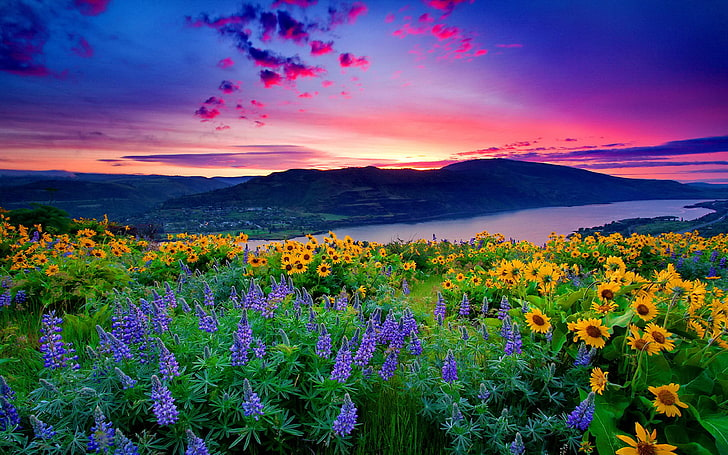
#> input picture lab_1/image.jpg, 728 x 455 px
$ jupyter execute MMROKZ_lab_1_Denysenko.ipynb
#> lines starting #> are read from the running program, lines starting #| are printed output that depends on the picture
# Лабораторна робота № 1
## Виконала Денисенко Анастасія, ФІ-21

[cell 1]
import cv2 as cv
import matplotlib.pyplot as plt
import numpy as np

### Вичитування зображення та переведення в RGB

[cell 2]
img = cv.imread("image.jpg")
#> img is the input picture: shape (455, 728, 3); mean B, G, R 98.1, 80.4, 79.1
img = cv.cvtColor(img, cv.COLOR_BGR2RGB)
plt.imshow(img)
plt.show()

### Поділ на канали

[cell 3]
red, green, blue = cv.split(img)
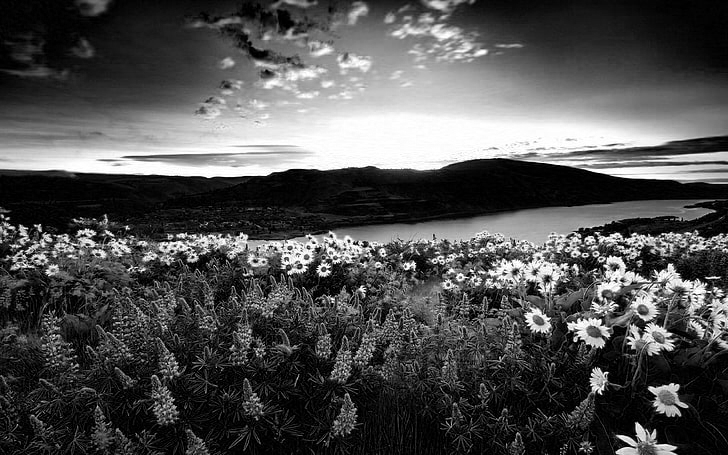
#> red: shape (455, 728); min 0, max 255, mean 79.1
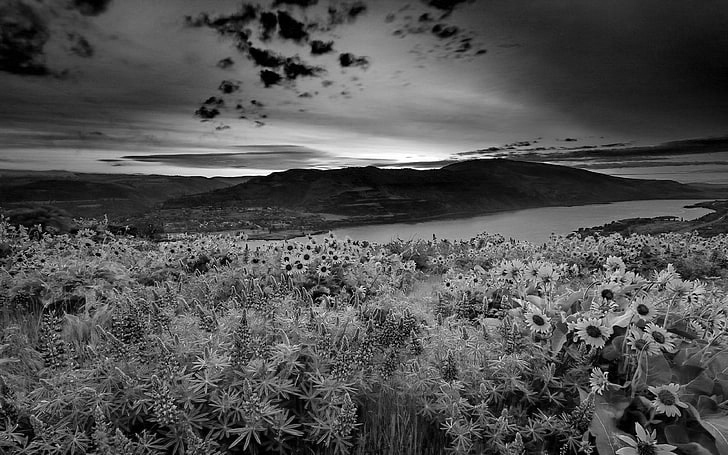
#> green: shape (455, 728); min 0, max 255, mean 80.4
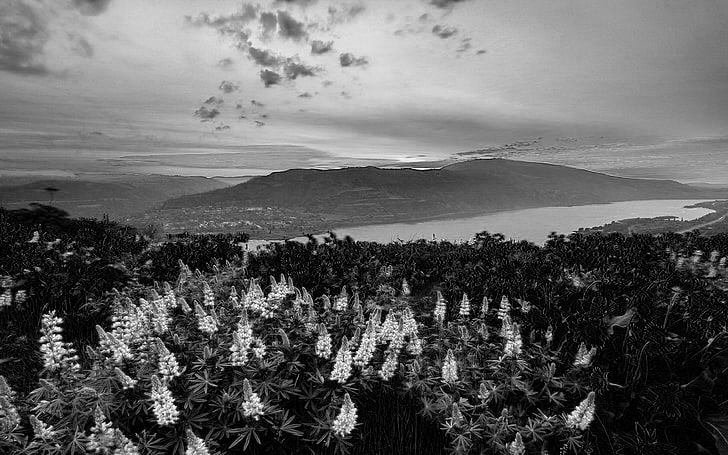
#> blue: shape (455, 728); min 0, max 255, mean 98.1

### Створення зображень в RGB, RBG, GRB, GBR

[cell 4]
rgb = cv.merge([red, green, blue])
rbg = cv.merge([red, blue, green])
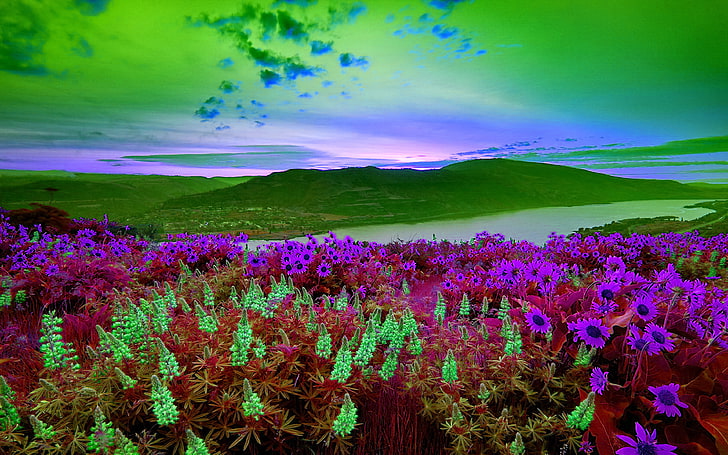
#> rbg: shape (455, 728, 3); mean of channels 0, 1, 2 79.1, 98.1, 80.4; drawn as B, G, R
grb = cv.merge([green, red, blue])
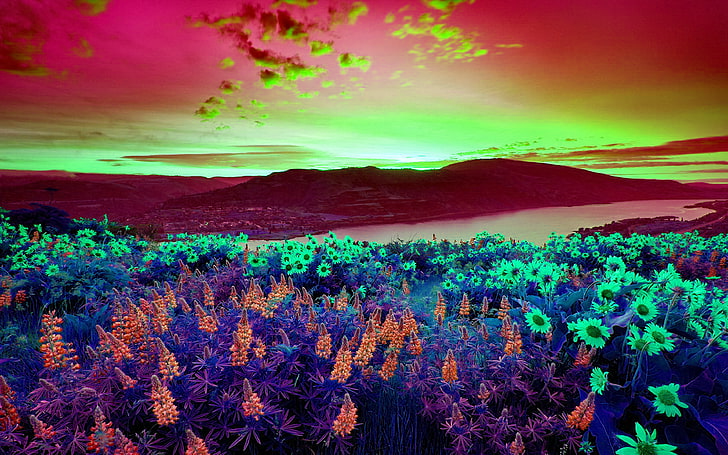
#> grb: shape (455, 728, 3); mean of channels 0, 1, 2 80.4, 79.1, 98.1; drawn as B, G, R
gbr = cv.merge([green, blue, red])
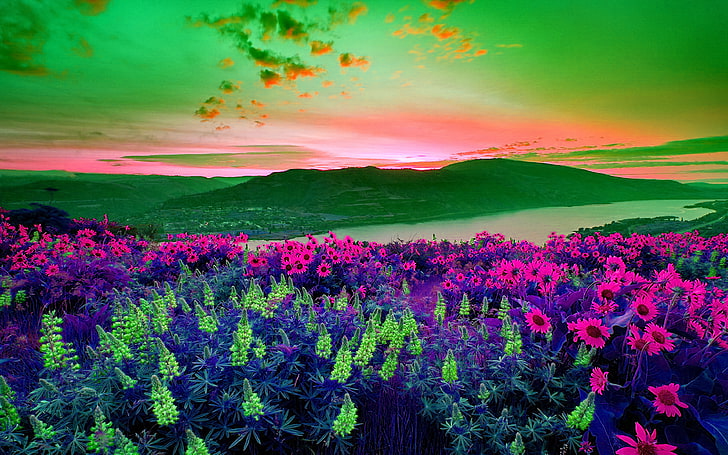
#> gbr: shape (455, 728, 3); mean of channels 0, 1, 2 80.4, 98.1, 79.1; drawn as B, G, R

### Обʼєднання оотриманих зображень в колаж

[cell 5]
half1 = np.hstack([rgb, rbg])
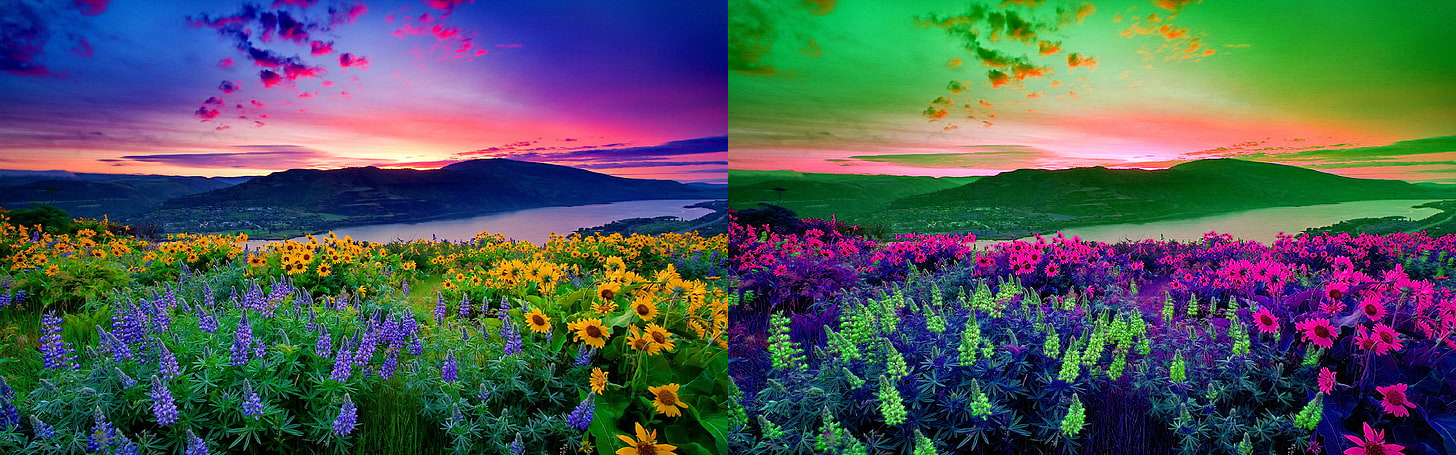
#> half1: shape (455, 1456, 3); mean R, G, B 79.1, 89.3, 89.3
half2 = np.hstack([grb, gbr])
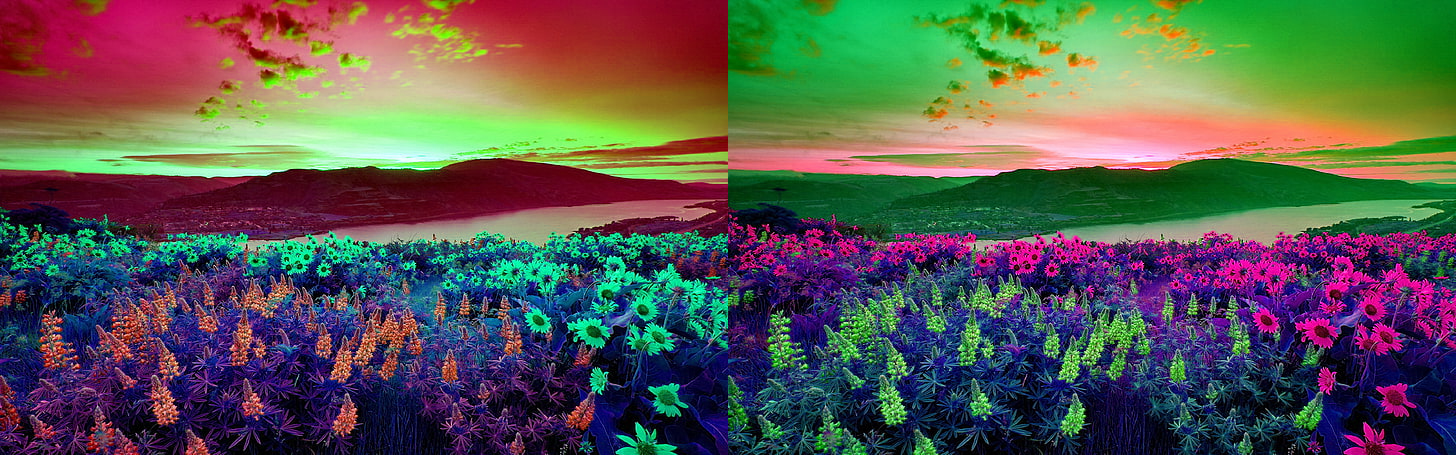
#> half2: shape (455, 1456, 3); mean of channels 0, 1, 2 80.4, 88.6, 88.6; drawn as B, G, R
collage = np.vstack([half1, half2])
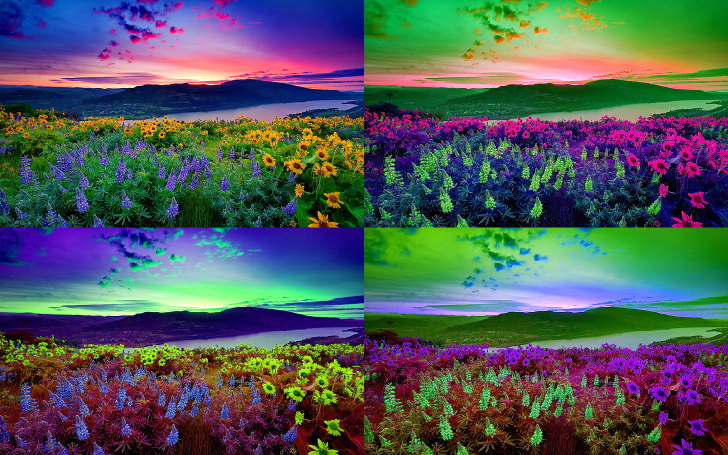
#> collage: shape (910, 1456, 3) (shown at 1/2 size); mean R, G, B 79.8, 89, 89
